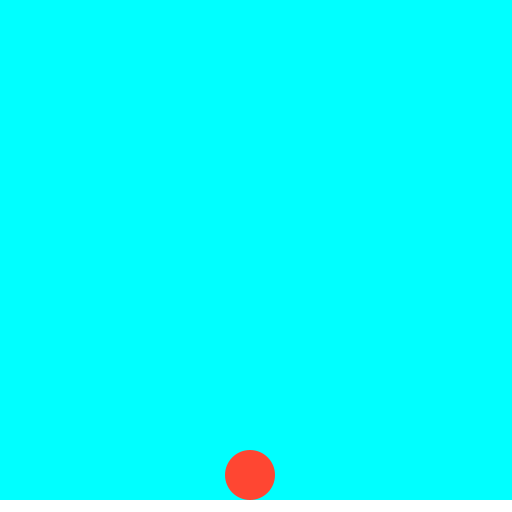
Frame 1 (no input)
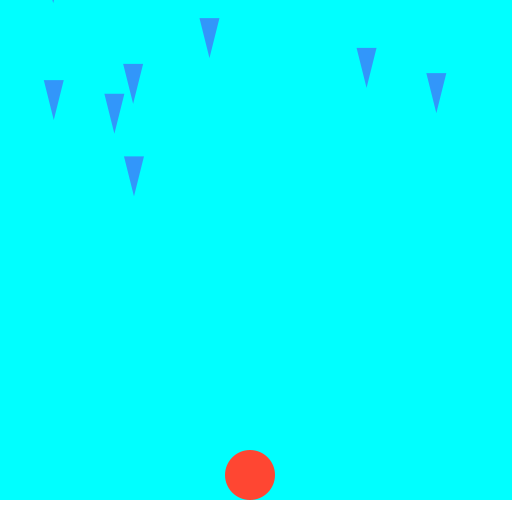
Frame 60 (the mouse pressed at the canvas centre just before this capture)
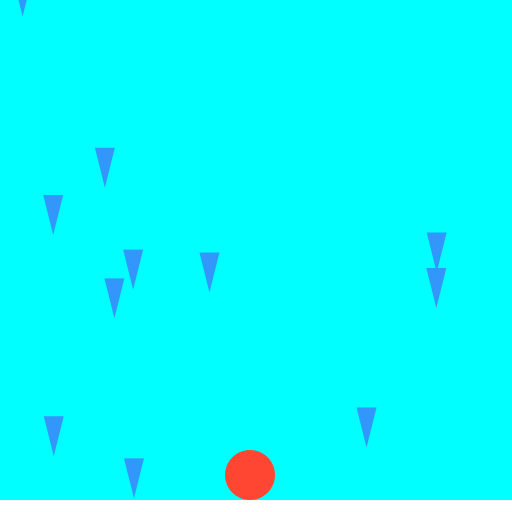
Frame 120 (the mouse held since frame 60 and released just before this capture)

The Processing sketch that drew these frames (run headless with seeded random() and noise(); from frame 60 on, the mouse is pressed at the canvas centre):

// Processing sketch: sketch_07_03_2018_2
// ── sketch_07_03_2018_2.pde
Baloon b;
double energy;
ArrayList<Spear> ss;

void setup() {
  size(512, 512);
  b = new Baloon(250, 500-25);
  energy = 0;
  ss = new ArrayList<Spear>();
  frameRate(60);
}

void draw() {
  background(0, 255, 255);
  noStroke();
  fill(255);
  rect(0, 500, 512, 12);

  if (keyPressed)
  {
    if (((key=='a')||(key=='A'))&&(energy>-3))
      energy-=0.2;
    if (((key=='d')||(key=='D'))&&(energy<3))
      energy+=0.2;
  } else {
    if (energy>0 && energy-0.05>=-3)
      energy -= 0.05;
    else if (energy<0 && energy+0.05<=3)
      energy += 0.05;
  }
  for (Spear s : ss) {
    s.sposta();
    s.disegna();
    if (b.collide(s))
      noLoop();
  }
  b.sposta(energy);
  if (b.posX+25>=512 || b.posX-25<=0)
    energy = -energy;
  b.disegna();
  if (round(random(100))<10)
    ss.add(new Spear(random(512), -60, random(3, 8)));
}

void keyPressed() {
  if (key == 'r' || key == 'R') {
    loop();
    setup();
  }
}

// ── Baloon.pde
class Baloon{
  float posX, posY;
  
  Baloon(float posX, float posY){
    this.posX = posX;
    this.posY = posY;
  }
  
  void disegna(){
    noStroke();
    fill(255, 70, 50);
    ellipse(posX, posY, 50, 50);
  }
  
  void sposta(double e){
    posX += e;
  }
  
  boolean collide(Spear s){
    if(dist(posX, posY, s.posX+10, s.posY+40)<=25)
      return true;
    return false;
  }
}

// ── Spear.pde
class Spear{
  float posX, posY;
  float vY;
  
  Spear(float posX, float posY, float vY){
    this.posX = posX;
    this.posY = posY;
    this.vY = vY;
  }
  
  void sposta(){
    posY += vY;
  }
  
  void disegna(){
    noStroke();
    fill(50, 150, 250);
    triangle(posX, posY, posX+20, posY, posX+10, posY+40);
  }
}
